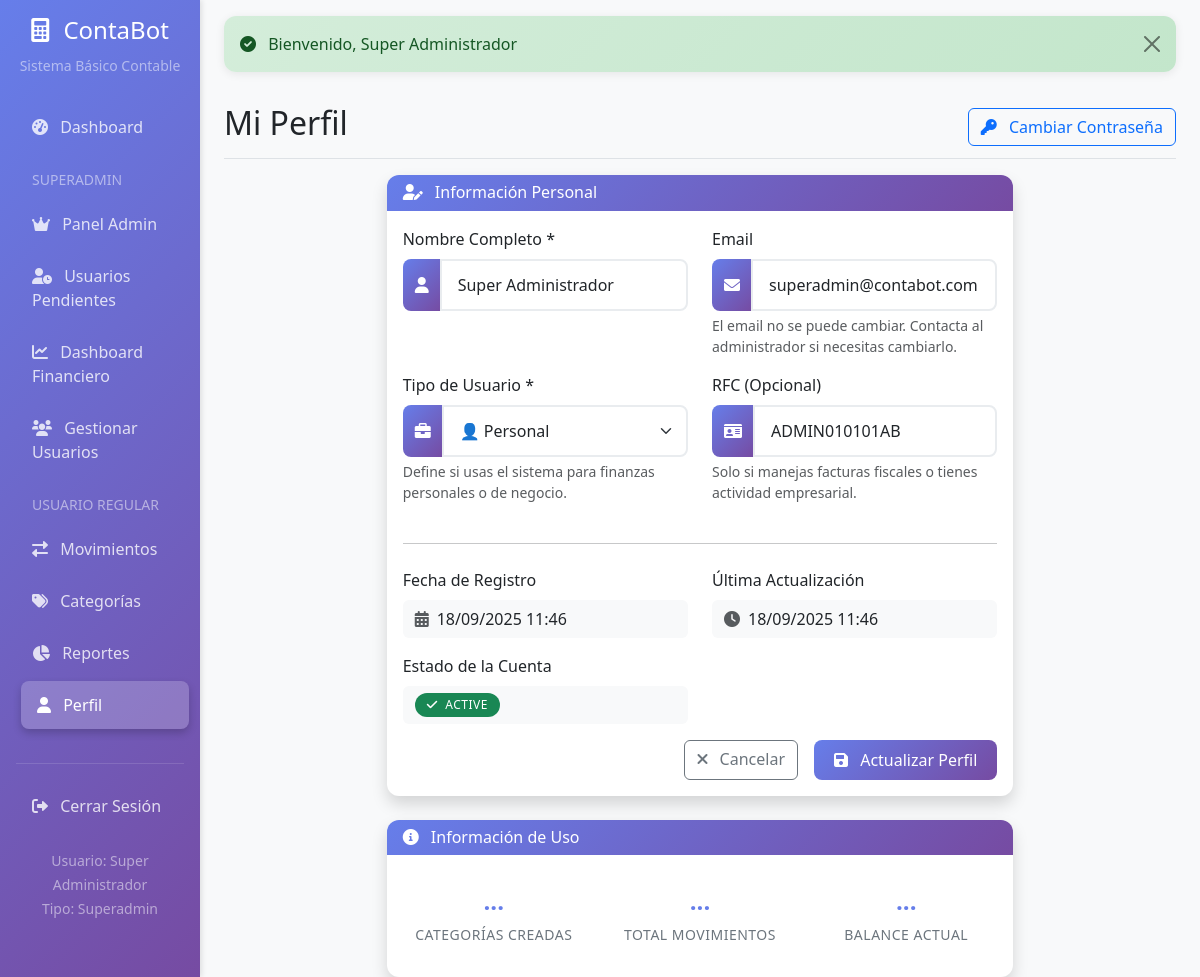
Screenshot of /profile (signed in) with the database file from the repository.
### tables this page shows
CREATE TABLE users (
    id INT AUTO_INCREMENT PRIMARY KEY,
    email VARCHAR(255) NOT NULL UNIQUE,
    password VARCHAR(255) NOT NULL,
    name VARCHAR(255) NOT NULL,
    rfc VARCHAR(13),
    user_type VARCHAR(20) DEFAULT 'personal',  
    account_status VARCHAR(20) DEFAULT 'pending',  
    subscription_plan VARCHAR(20) DEFAULT NULL,  
    subscription_start_date DATETIME DEFAULT NULL,
    subscription_end_date DATETIME DEFAULT NULL,
    billing_status VARCHAR(20) DEFAULT 'pending',  
    last_payment_date DATETIME DEFAULT NULL,
    next_payment_date DATETIME DEFAULT NULL,
    approved_by INT DEFAULT NULL,
    approved_at DATETIME DEFAULT NULL,
    created_at DATETIME DEFAULT CURRENT_TIMESTAMP,
    updated_at DATETIME DEFAULT CURRENT_TIMESTAMP ON UPDATE CURRENT_TIMESTAMP,
    status VARCHAR(20) DEFAULT 'active',
    FOREIGN KEY (approved_by) REFERENCES users(id)
);

### controllers/UserController.php (called while the page is built, shortened)
<?php
require_once 'BaseController.php';
class UserController extends BaseController {
    private $userModel;
    public function __construct() {
        $this->userModel = new User($this->db);
    }
    public function index() {
        $this->profile();
    }
    public function profile() {
        $userId = $_SESSION['user_id'];
        $user = $this->userModel->findById($userId);
        $data = [
            'title' => 'Mi Perfil - ContaBot',
            'user' => $user,
            'flash' => $this->getFlash()
        ];
        $this->viewWithLayout('user/profile', $data);
    }
}
?>

### public/index.php (called while the page is built, shortened)
<?php
require_once '../config/config.php';
$url = '';
if (isset($_GET['url'])) {
    $url = $_GET['url'];
} else {
    $requestUri = $_SERVER['REQUEST_URI'] ?? '';
    $url = trim(parse_url($requestUri, PHP_URL_PATH), '/');
}
$url = rtrim($url, '/');
$url = filter_var($url, FILTER_SANITIZE_URL);
$urlParts = $url ? explode('/', $url) : ['dashboard'];
$action = isset($urlParts[1]) ? $urlParts[1] : 'index';
$params = array_slice($urlParts, 2);
$controller = new $controllerClass();
$method = $action;
try {
    call_user_func_array([$controller, $method], $params);
} catch (Exception $e) {
    http_response_code(500);
    echo "500 - Internal Server Error";
    if (ini_get('display_errors')) {
        echo "<br>Error: " . $e->getMessage();
    }
}
?>

### config/config.php (called while the page is built, shortened)
<?php
require_once ROOT_PATH . '/config/database.php';
function autoload($className) {
    $paths = [
        ROOT_PATH . '/models/' . $className . '.php',
        ROOT_PATH . '/controllers/' . $className . '.php'
    ];
    foreach ($paths as $path) {
        if (file_exists($path)) {
            return;
        }
    }
}
?>

### config/database.php (called while the page is built, shortened)
<?php
class Database {
    private $host = 'localhost';
    private $db_name = 'ejercito_contabot';
    private $username = 'ejercito_contabot';
    private $password = 'Danjohn007!';
    private $charset = 'utf8mb4';
    public function getConnection() {
        $this->conn = null;
        try {
            $dsn = "mysql:host=" . $this->host . ";dbname=" . $this->db_name . ";charset=" . $this->charset;
            $this->conn = new PDO($dsn, $this->username, $this->password);
            $this->conn->setAttribute(PDO::ATTR_ERRMODE, PDO::ERRMODE_EXCEPTION);
            $this->conn->setAttribute(PDO::ATTR_DEFAULT_FETCH_MODE, PDO::FETCH_ASSOC);
        } catch(PDOException $exception) {
            echo "Connection error: " . $exception->getMessage();
            return $this->getSQLiteConnection();
        }
        return $this->conn;
    }
    private function canConnectToMySQL() {
        try {
            return true;
        } catch(PDOException $e) {
            return false;
        }
    }
}
?>

### models/User.php (called while the page is built, shortened)
<?php
class User {
    private $conn;
    public function __construct($db) {
        $this->conn = $db;
    }
    public function findById($id, $includePending = false) {
        if ($includePending) {
            $query = "SELECT * FROM users WHERE id = ?";
        } else {
            $query = "SELECT * FROM users WHERE id = ? AND account_status = 'active'";
        }
        $stmt = $this->conn->prepare($query);
        $stmt->execute([$id]);
        return $stmt->fetch();
    }
}
?>

### views/user/profile.php (the view, shortened to what this page needs)
<div class="d-flex justify-content-between flex-wrap flex-md-nowrap align-items-center pt-3 pb-2 mb-3 border-bottom">
    <h1 class="h2">Mi Perfil</h1>
    <div class="btn-toolbar mb-2 mb-md-0">
        <a href="<?php echo BASE_URL; ?>profile/changePassword" class="btn btn-outline-primary">
            <i class="fas fa-key me-2"></i>
            Cambiar Contraseña
        </a>
    </div>
</div>
<div class="row">
    <div class="col-lg-8 mx-auto">
        <div class="card shadow">
            <div class="card-header">
                <h6 class="m-0 font-weight-bold">
                    <i class="fas fa-user-edit me-2"></i>
                    Información Personal
                </h6>
            </div>
            <div class="card-body">
                <form method="POST" action="<?php echo BASE_URL; ?>profile" class="needs-validation" novalidate>
                    <div class="row">
                        <div class="col-md-6 mb-3">
                            <label for="name" class="form-label">Nombre Completo *</label>
                            <div class="input-group">
                                <span class="input-group-text"><i class="fas fa-user"></i></span>
                                <input type="text" class="form-control" id="name" name="name"
                                       placeholder="Tu nombre completo" required
                                       value="<?php echo htmlspecialchars($user['name']); ?>">
                            </div>
                        </div>
                        <div class="col-md-6 mb-3">
                            <label for="email" class="form-label">Email</label>
                            <div class="input-group">
                                <span class="input-group-text"><i class="fas fa-envelope"></i></span>
                                <input type="email" class="form-control" id="email" name="email"
                                       value="<?php echo htmlspecialchars($user['email']); ?>" readonly>
                            </div>
                            <div class="form-text">
                                El email no se puede cambiar. Contacta al administrador si necesitas cambiarlo.
                            </div>
                        </div>
                    </div>
                    <div class="row">
                        <div class="col-md-6 mb-3">
                            <label for="user_type" class="form-label">Tipo de Usuario *</label>
                            <div class="input-group">
                                <span class="input-group-text"><i class="fas fa-briefcase"></i></span>
                                <select class="form-select" id="user_type" name="user_type" required>
                                    <option value="personal" <?php echo $user['user_type'] === 'personal' ? 'selected' : ''; ?>>
                                        👤 Personal
                                    </option>
                                </select>
                            </div>
                            <div class="form-text">
                                Define si usas el sistema para finanzas personales o de negocio.
                            </div>
                        </div>
                        <div class="col-md-6 mb-3">
                            <label for="rfc" class="form-label">RFC (Opcional)</label>
                            <div class="input-group">
                                <span class="input-group-text"><i class="fas fa-id-card"></i></span>
                                <input type="text" class="form-control" id="rfc" name="rfc"
                                       placeholder="XAXX010101000" maxlength="13"
                                       style="text-transform: uppercase;"
                                       value="<?php echo htmlspecialchars($user['rfc'] ?? ''); ?>">
                            </div>
                            <div class="form-text">
                                Solo si manejas facturas fiscales o tienes actividad empresarial.
                            </div>
                        </div>
                    </div>
                    <hr class="my-4">
                    <div class="row">
                        <div class="col-md-6 mb-3">
                            <label class="form-label">Fecha de Registro</label>
                            <div class="form-control-plaintext">
                                <i class="fas fa-calendar-alt me-2 text-muted"></i>
                                <?php echo date('d/m/Y H:i', strtotime($user['created_at'])); ?>
                            </div>
                        </div>
                        <div class="col-md-6 mb-3">
                            <label class="form-label">Última Actualización</label>
                            <div class="form-control-plaintext">
                                <i class="fas fa-clock me-2 text-muted"></i>
                                <?php echo date('d/m/Y H:i', strtotime($user['updated_at'])); ?>
                            </div>
                        </div>
                    </div>
                    <div class="row">
                        <div class="col-md-6 mb-3">
                            <label class="form-label">Estado de la Cuenta</label>
                            <div class="form-control-plaintext">
                                <span class="badge bg-<?php echo $user['status'] === 'active' ? 'success' : 'warning'; ?>">
                                    <i class="fas fa-<?php echo $user['status'] === 'active' ? 'check' : 'pause'; ?> me-1"></i>
                                    <?php echo ucfirst($user['status']); ?>
                                </span>
                            </div>
                        </div>
                    </div>
                    <div class="d-grid gap-2 d-md-flex justify-content-md-end">
                        <a href="<?php echo BASE_URL; ?>dashboard" class="btn btn-outline-secondary me-md-2">
                            <i class="fas fa-times me-2"></i>
                            Cancelar
                        </a>
                        <button type="submit" class="btn btn-primary" data-loading>
                            <i class="fas fa-save me-2"></i>
                            Actualizar Perfil
                        </button>
                    </div>
                </form>
            </div>
        </div>
        <div class="card shadow mt-4">
            <div class="card-header">
                <h6 class="m-0 font-weight-bold">
                    <i class="fas fa-info-circle me-2"></i>
                    Información de Uso
                </h6>
            </div>
            <div class="card-body">
                <div class="row text-center">
                    <div class="col-md-4">
                        <div class="stat-item">
                            <div class="stat-value" id="categoriesCount">-</div>
                            <div class="stat-label">Categorías Creadas</div>
                        </div>
                    </div>
                    <div class="col-md-4">
                        <div class="stat-item">
                            <div class="stat-value" id="movementsCount">-</div>
                            <div class="stat-label">Total Movimientos</div>
                        </div>
                    </div>
                    <div class="col-md-4">
                        <div class="stat-item">
                            <div class="stat-value" id="currentBalance">-</div>
                            <div class="stat-label">Balance Actual</div>
                        </div>
                    </div>
                </div>
            </div>
        </div>
    </div>
</div>

### assets/css/app.css (style rules this page uses)
:root { --primary-gradient: linear-gradient(135deg, #667eea 0%, #764ba2 100%); --shadow-light: 0 2px 10px rgba(0,0,0,0.08); --shadow-medium: 0 5px 15px rgba(0,0,0,0.1); --border-radius: 12px; }
body { font-family: 'Segoe UI', Tahoma, Geneva, Verdana, sans-serif; background-color: #f8f9fa; }
.card { border: none; border-radius: var(--border-radius); box-shadow: var(--shadow-light); transition: all 0.3s ease; }
.card-header { background: var(--primary-gradient); color: white; border-radius: var(--border-radius) var(--border-radius) 0 0 !important; border: none; }
.btn-primary { background: var(--primary-gradient); border: none; border-radius: 8px; padding: 8px 20px; font-weight: 500; transition: all 0.3s ease; }
.badge { padding: 6px 12px; border-radius: 20px; font-weight: 500; text-transform: uppercase; font-size: 0.75rem; letter-spacing: 0.5px; }
.form-control, .form-select { border-radius: 8px; border: 2px solid #e9ecef; padding: 12px 16px; transition: all 0.3s ease; }
.input-group-text { background: var(--primary-gradient); color: white; border: none; border-radius: 8px 0 0 8px; }

### views/layout/main.php (style rules this page uses)
.card { border: none; border-radius: 12px; box-shadow: 0 2px 10px rgba(0,0,0,0.08); }
.card-header { background: linear-gradient(135deg, #667eea 0%, #764ba2 100%); color: white; border-radius: 12px 12px 0 0 !important; }

### views/user/profile.php (style rules this page uses)
.stat-item { padding: 1rem 0; }
.stat-value { font-size: 1.5rem; font-weight: bold; line-height: 1.2; color: #667eea; }
.stat-label { font-size: 0.875rem; color: #6c757d; text-transform: uppercase; letter-spacing: 0.5px; margin-top: 0.5rem; }
.form-control-plaintext { display: flex; align-items: center; min-height: calc(1.5em + 0.75rem + 2px); padding: 0.375rem 0; background-color: #f8f9fa; border-radius: 0.375rem; padding-left: 0.75rem; }

### rows the page displays
users: name "Super Administrador", email "superadmin@contabot.com", rfc "ADMIN010101AB", created_at "18/09/2025 11:46", updated_at "18/09/2025 11:46", status "ACTIVE"

### other values shown
$_SESSION['user_name'] "Super Administrador"
$_SESSION['user_type'] "Superadmin"
$flash['success'] "Bienvenido, Super Administrador"
